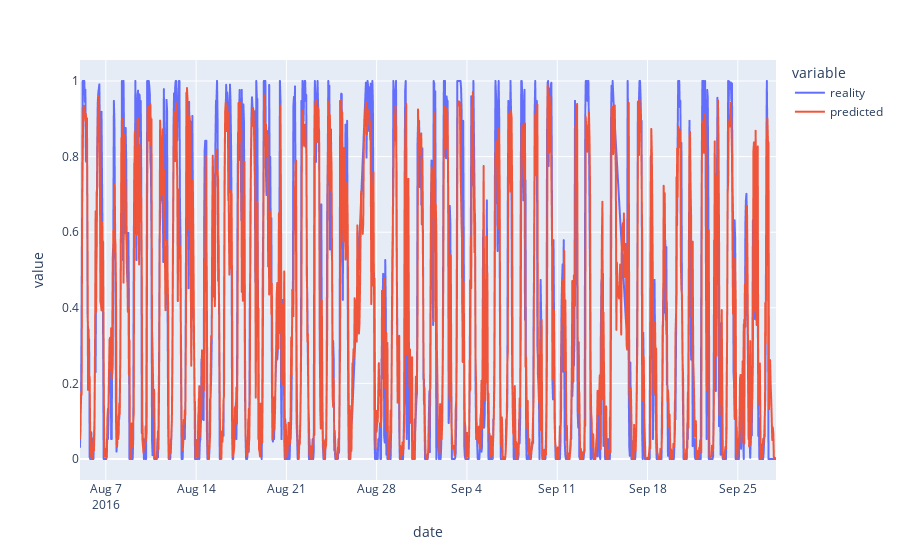

The notebook cell this image was saved under:
### Code cell
import joblib
joblib.dump(rf_model, 'cool.pkl', compress=3)

px.line(pd.DataFrame({'reality': y_test.to_numpy(), 'predicted': rf_model.predict(X_test)}, index=df_dataset.loc[y_test.index, 'date']))

### Figure 1 — Plotly figure (JSON) as saved in the notebook; plotly's stock layout.template omitted (floating-point values rounded to 4 significant figures; data arrays with more than 128 entries replaced by an {"elided": "..."} marker saying what was removed)
{"data": [{"hovertemplate": "variable=reality<br>date=%{x}<br>value=%{y}<extra></extra>", "legendgroup": "reality", "line": {"color": "#636efa", "dash": "solid"}, "marker": {"symbol": "circle"}, "mode": "lines", "name": "reality", "showlegend": true, "type": "scattergl", "x": {"elided": "1296 str values"}, "xaxis": "x", "y": {"elided": "1296 float values"}, "yaxis": "y"}, {"hovertemplate": "variable=predicted<br>date=%{x}<br>value=%{y}<extra></extra>", "legendgroup": "predicted", "line": {"color": "#EF553B", "dash": "solid"}, "marker": {"symbol": "circle"}, "mode": "lines", "name": "predicted", "showlegend": true, "type": "scattergl", "x": {"elided": "1296 str values"}, "xaxis": "x", "y": {"elided": "1296 float values"}, "yaxis": "y"}], "layout": {"legend": {"title": {"text": "variable"}, "tracegroupgap": 0}, "margin": {"t": 60}, "xaxis": {"anchor": "y", "domain": [0, 1], "title": {"text": "date"}}, "yaxis": {"anchor": "x", "domain": [0, 1], "title": {"text": "value"}}}}
